Frame 1 (no input): blank canvas, image omitted
Frame 60 (no input): blank canvas, image omitted
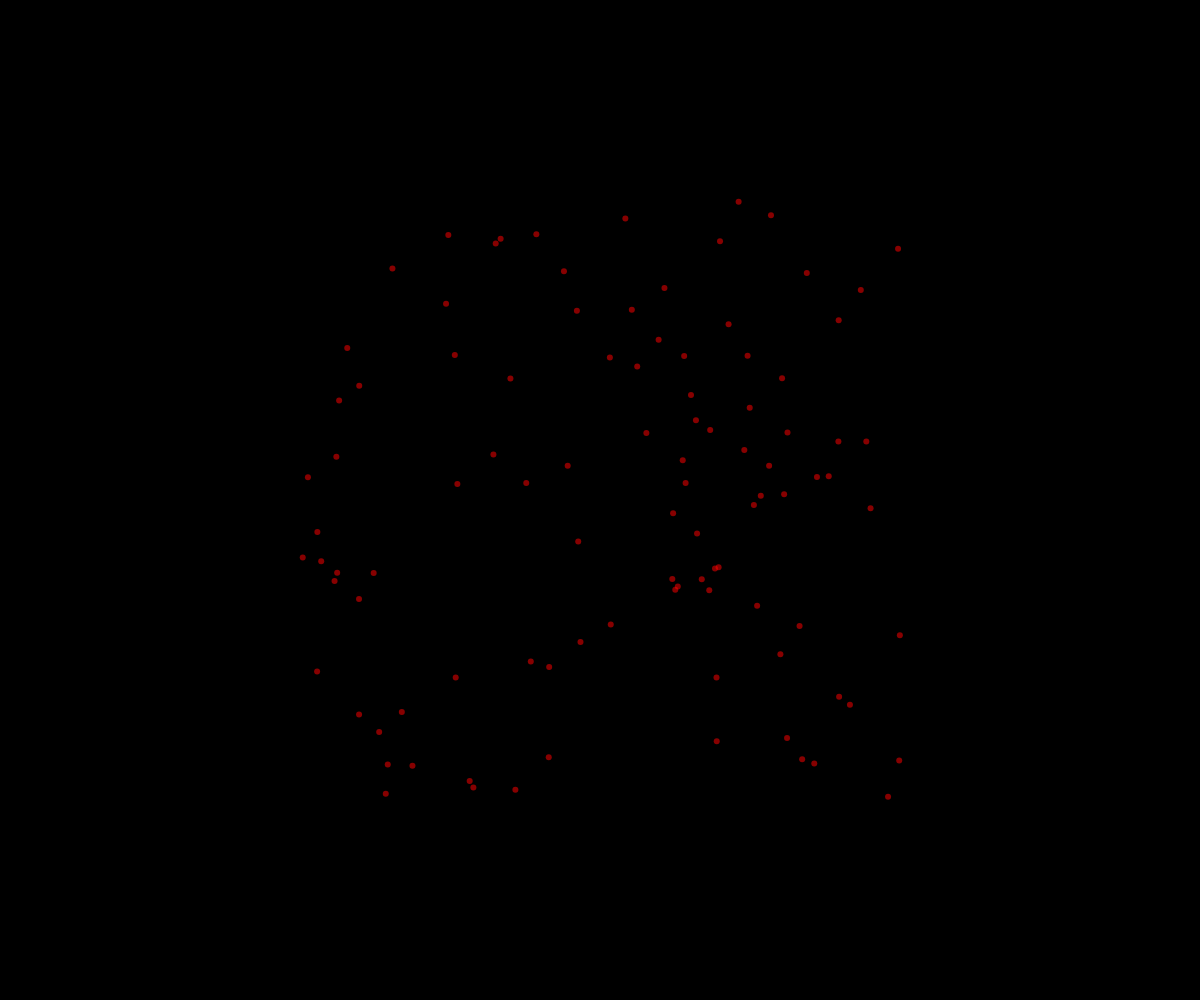
Frame 120 (the mouse pressed at the canvas centre since frame 60)

The p5.js sketch whose frames 1 and 60 were blank and that drew this single picture after the mouse press (run headless with seeded random() and noise() and a simulated clock; from frame 60 on, the mouse is pressed at the canvas centre):

// p5.js sketch
// ── sketch.js
// Fireworks OOP

let theFireworks = [];
const PARTICLE_PER_FIREWORK = 100;

function setup() {
  createCanvas(windowWidth, windowHeight);
  noStroke();
}

function draw() {
  background(0);
  
  for (let firework of theFireworks) {
    firework.update();
    firework.display();
  }
}


class Particle {
  constructor(x, y) {
    this.x = x;
    this.y = y;
    this.dx = random(-5, 5);
    this.dy = random(-5, 5);
    this.radius = 3;
    this.r = 255;
    this.g = 0;
    this.b = 0;
    this.opacity = 255;
  }

  update() {
    this.x += this.dx;
    this.y += this.dy;
    this.opacity -=2;
  }

  display() {
    fill(this.r, this.g, this.b, this.opacity);
    circle(this.x, this.y, this.radius * 2);
  }


}

function mousePressed() {

  for (let i = 0; i < PARTICLE_PER_FIREWORK; i++) {
    let someFirework = new Particle(mouseX, mouseY);
    theFireworks.push(someFirework);
  }
}
